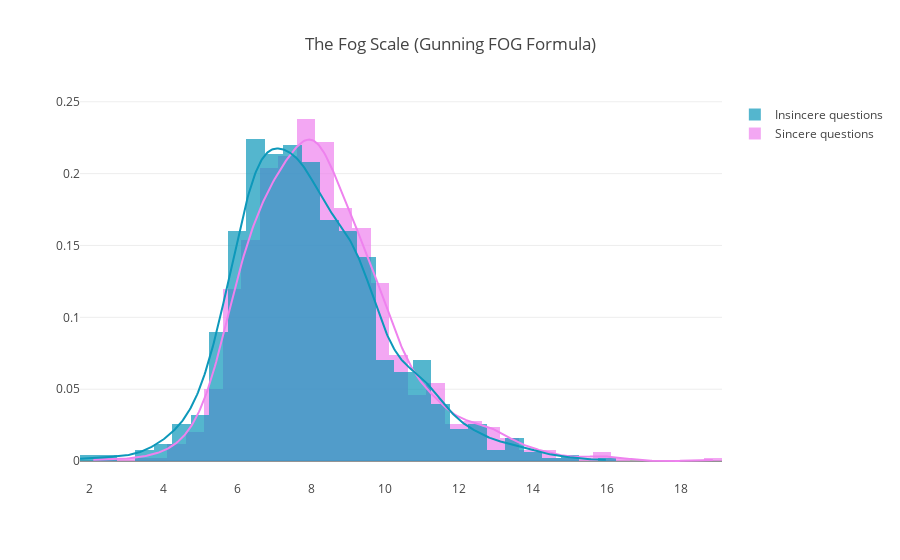
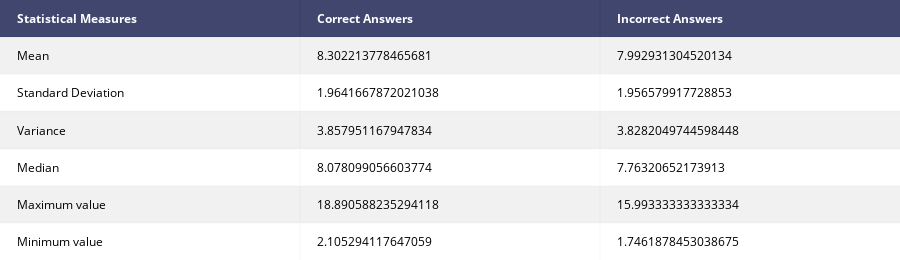

The notebook cell saved with these charts, in order:
### Markdown cell above
### The Fog Scale (Gunning FOG Formula)

### Code cell
fdf['fre_pos_i'] = fdf['text'][fdf['tag']=='pos'].apply(lambda x: textstat.gunning_fog(x))
fdf['fre_neg_i'] = fdf['text'][fdf['tag']=='neg'].apply(lambda x: textstat.gunning_fog(x))
fdf['sent_count'] = fdf['text'].apply(lambda x: len([x for x in x.split('.')]))
fdf['fre_pos_i'] = fdf['fre_pos_i']/fdf['sent_count']
fdf['fre_neg_i'] = fdf['fre_neg_i']/fdf['sent_count']
fre_pos = fdf['fre_pos_i']
fre_neg = fdf['fre_neg_i']
fre_pos = [x for x in fre_pos if str(x) != 'nan']
fre_neg = [x for x in fre_neg if str(x) != 'nan']
plot_readability(fre_pos,fre_neg,"The Fog Scale (Gunning FOG Formula)", 0.5, colors=['#EE82EE','#0d98ba'])

### Figure 1 — Plotly figure (JSON) as saved in the notebook; plotly's stock layout.template omitted (floating-point values rounded to 4 significant figures; data arrays with more than 128 entries replaced by an {"elided": "..."} marker saying what was removed)
{"data": [{"autobinx": false, "histnorm": "probability density", "legendgroup": "Sincere questions", "marker": {"color": "#EE82EE"}, "name": "Sincere questions", "opacity": 0.7, "type": "histogram", "uid": "2efc6c47-1f18-48f5-8056-077784d6bea5", "x": {"elided": "1000 float values"}, "xaxis": "x", "xbins": {"end": 18.89, "size": 0.5, "start": 2.105}, "yaxis": "y"}, {"autobinx": false, "histnorm": "probability density", "legendgroup": "Insincere questions", "marker": {"color": "#0d98ba"}, "name": "Insincere questions", "opacity": 0.7, "type": "histogram", "uid": "8f44613c-c978-4e04-af13-771d5f13ff6b", "x": {"elided": "1000 float values"}, "xaxis": "x", "xbins": {"end": 15.99, "size": 0.5, "start": 1.746}, "yaxis": "y"}, {"legendgroup": "Sincere questions", "marker": {"color": "#EE82EE"}, "mode": "lines", "name": "Sincere questions", "showlegend": false, "type": "scatter", "uid": "5a41a16e-7f35-4d01-8e48-d20e72eefa98", "x": {"elided": "500 float values"}, "xaxis": "x", "y": {"elided": "500 float values"}, "yaxis": "y"}, {"legendgroup": "Insincere questions", "marker": {"color": "#0d98ba"}, "mode": "lines", "name": "Insincere questions", "showlegend": false, "type": "scatter", "uid": "1e5f3876-20bd-4c7a-8ca5-395cf45fbb9f", "x": {"elided": "500 float values"}, "xaxis": "x", "y": {"elided": "500 float values"}, "yaxis": "y"}], "layout": {"barmode": "overlay", "hovermode": "closest", "legend": {"traceorder": "reversed"}, "title": "The Fog Scale (Gunning FOG Formula)", "xaxis": {"anchor": "y2", "domain": [0, 1], "zeroline": false}, "yaxis": {"anchor": "free", "domain": [0, 1], "position": 0}}}

### Figure 2 — Plotly figure (JSON) as saved in the notebook; plotly's stock layout.template omitted (floating-point values rounded to 4 significant figures)
{"data": [{"colorscale": [[0, "#00083e"], [0.5, "#ededee"], [1, "#ffffff"]], "hoverinfo": "none", "opacity": 0.75, "showscale": false, "type": "heatmap", "uid": "c41d6be4-d205-4db9-9536-ad9884439718", "z": [[0, 0, 0], [0.5, 0.5, 0.5], [1, 1, 1], [0.5, 0.5, 0.5], [1, 1, 1], [0.5, 0.5, 0.5], [1, 1, 1]]}], "layout": {"annotations": [{"align": "left", "font": {"color": "#ffffff"}, "showarrow": false, "text": "<b>Statistical Measures</b>", "x": -0.45, "xanchor": "left", "xref": "x", "y": 0, "yref": "y"}, {"align": "left", "font": {"color": "#ffffff"}, "showarrow": false, "text": "<b>Correct Answers</b>", "x": 0.55, "xanchor": "left", "xref": "x", "y": 0, "yref": "y"}, {"align": "left", "font": {"color": "#ffffff"}, "showarrow": false, "text": "<b>Incorrect Answers</b>", "x": 1.55, "xanchor": "left", "xref": "x", "y": 0, "yref": "y"}, {"align": "left", "font": {"color": "#000000"}, "showarrow": false, "text": "Mean", "x": -0.45, "xanchor": "left", "xref": "x", "y": 1, "yref": "y"}, {"align": "left", "font": {"color": "#000000"}, "showarrow": false, "text": "8.302213778465681", "x": 0.55, "xanchor": "left", "xref": "x", "y": 1, "yref": "y"}, {"align": "left", "font": {"color": "#000000"}, "showarrow": false, "text": "7.992931304520134", "x": 1.55, "xanchor": "left", "xref": "x", "y": 1, "yref": "y"}, {"align": "left", "font": {"color": "#000000"}, "showarrow": false, "text": "Standard Deviation", "x": -0.45, "xanchor": "left", "xref": "x", "y": 2, "yref": "y"}, {"align": "left", "font": {"color": "#000000"}, "showarrow": false, "text": "1.9641667872021038", "x": 0.55, "xanchor": "left", "xref": "x", "y": 2, "yref": "y"}, {"align": "left", "font": {"color": "#000000"}, "showarrow": false, "text": "1.956579917728853", "x": 1.55, "xanchor": "left", "xref": "x", "y": 2, "yref": "y"}, {"align": "left", "font": {"color": "#000000"}, "showarrow": false, "text": "Variance", "x": -0.45, "xanchor": "left", "xref": "x", "y": 3, "yref": "y"}, {"align": "left", "font": {"color": "#000000"}, "showarrow": false, "text": "3.857951167947834", "x": 0.55, "xanchor": "left", "xref": "x", "y": 3, "yref": "y"}, {"align": "left", "font": {"color": "#000000"}, "showarrow": false, "text": "3.8282049744598448", "x": 1.55, "xanchor": "left", "xref": "x", "y": 3, "yref": "y"}, {"align": "left", "font": {"color": "#000000"}, "showarrow": false, "text": "Median", "x": -0.45, "xanchor": "left", "xref": "x", "y": 4, "yref": "y"}, {"align": "left", "font": {"color": "#000000"}, "showarrow": false, "text": "8.078099056603774", "x": 0.55, "xanchor": "left", "xref": "x", "y": 4, "yref": "y"}, {"align": "left", "font": {"color": "#000000"}, "showarrow": false, "text": "7.76320652173913", "x": 1.55, "xanchor": "left", "xref": "x", "y": 4, "yref": "y"}, {"align": "left", "font": {"color": "#000000"}, "showarrow": false, "text": "Maximum value", "x": -0.45, "xanchor": "left", "xref": "x", "y": 5, "yref": "y"}, {"align": "left", "font": {"color": "#000000"}, "showarrow": false, "text": "18.890588235294118", "x": 0.55, "xanchor": "left", "xref": "x", "y": 5, "yref": "y"}, {"align": "left", "font": {"color": "#000000"}, "showarrow": false, "text": "15.993333333333334", "x": 1.55, "xanchor": "left", "xref": "x", "y": 5, "yref": "y"}, {"align": "left", "font": {"color": "#000000"}, "showarrow": false, "text": "Minimum value", "x": -0.45, "xanchor": "left", "xref": "x", "y": 6, "yref": "y"}, {"align": "left", "font": {"color": "#000000"}, "showarrow": false, "text": "2.105294117647059", "x": 0.55, "xanchor": "left", "xref": "x", "y": 6, "yref": "y"}, {"align": "left", "font": {"color": "#000000"}, "showarrow": false, "text": "1.7461878453038675", "x": 1.55, "xanchor": "left", "xref": "x", "y": 6, "yref": "y"}], "height": 260, "margin": {"b": 0, "l": 0, "r": 0, "t": 0}, "xaxis": {"dtick": 1, "gridwidth": 2, "showticklabels": false, "tick0": -0.5, "ticks": "", "zeroline": false}, "yaxis": {"autorange": "reversed", "dtick": 1, "gridwidth": 2, "showticklabels": false, "tick0": 0.5, "ticks": "", "zeroline": false}}}
